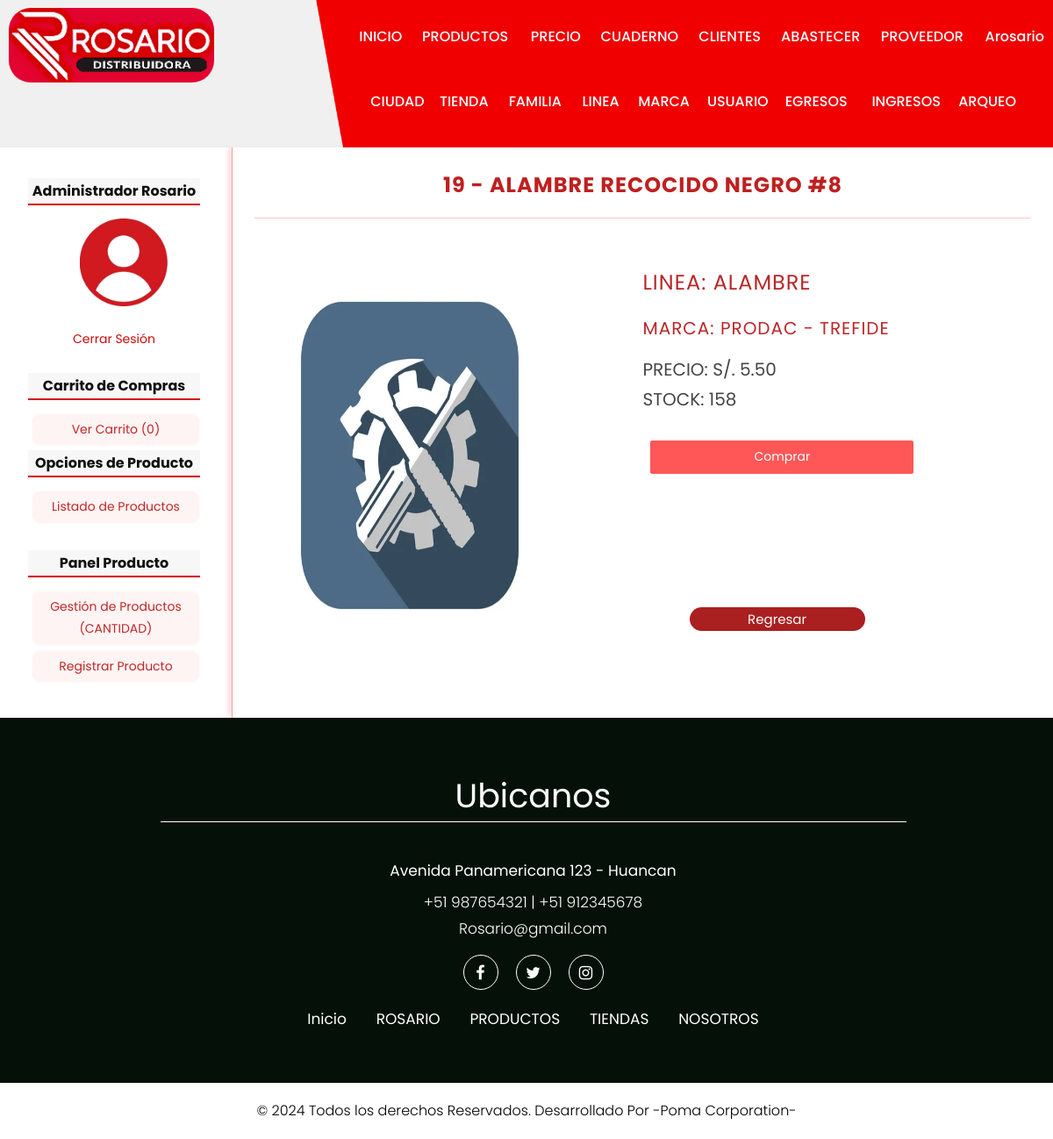
Page /producto/ver&id=19 (signed in) on the earlier database version.
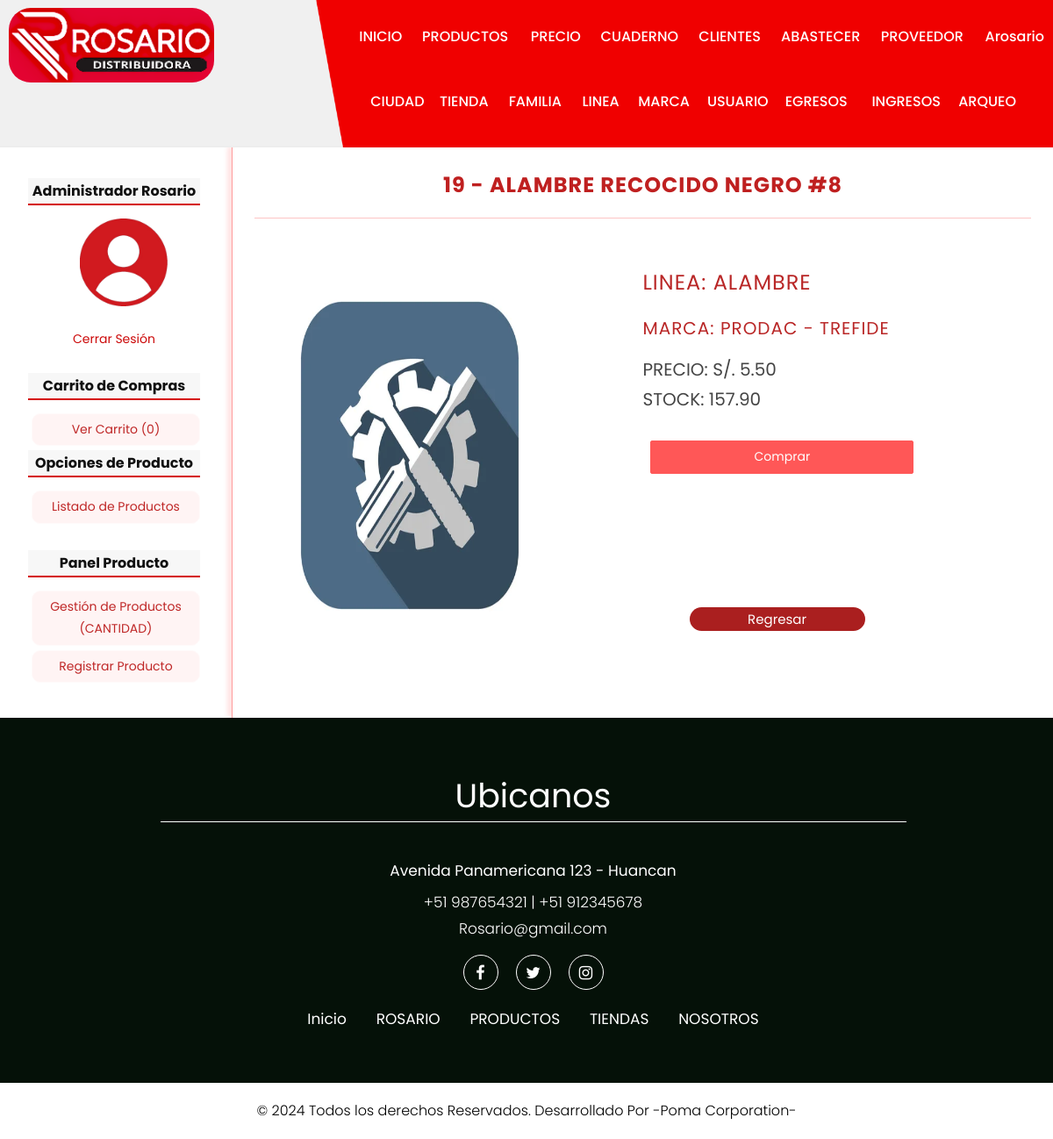
Same page on the later database version.
### tables this page shows
CREATE TABLE producto(
id              INT(255) AUTO_INCREMENT NOT NULL,
id_tienda       INT(255) NOT NULL,
id_familia      INT(255) NOT NULL,
id_linea        INT(255) NOT NULL,
id_marca        INT(255) NOT NULL,
id_descuento    INT(255) NOT NULL,
codigo          char(6),
nombre          VARCHAR(150) NOT NULL,
medida          VARCHAR(100) NOT NULL,
cantidad        FLOAT(100,2) NOT NULL,
paquete         INT(100),
imagen          VARCHAR(255),
preciob         FLOAT(100,2),
preciof         FLOAT(100,2),
precioc         FLOAT(100,2),
est             CHAR(1) NOT NULL,
CONSTRAINT pk_producto PRIMARY KEY(id),
CONSTRAINT fk_producto_tienda FOREIGN KEY(id_tienda) REFERENCES tienda(id),
CONSTRAINT fk_producto_familia FOREIGN KEY(id_familia) REFERENCES familia(id),
CONSTRAINT fk_producto_linea FOREIGN KEY(id_linea) REFERENCES linea(id),
CONSTRAINT fk_producto_marca FOREIGN KEY(id_marca) REFERENCES marca(id),
CONSTRAINT fk_producto_descuento FOREIGN KEY(id_descuento) REFERENCES descuento(id)
);

CREATE TABLE linea(
id              INT(255) AUTO_INCREMENT NOT NULL,
nombre          VARCHAR(150) NOT NULL,
est             char(1) NOT NULL,
CONSTRAINT pk_linea PRIMARY KEY(id)
);

CREATE TABLE marca(
id              INT(255) AUTO_INCREMENT NOT NULL,
nombre          VARCHAR(150) NOT NULL,
est             char(1) NOT NULL,
CONSTRAINT pk_marca PRIMARY KEY(id)
);

### helpers/utils.php (called while the page is built, shortened)
<?php
class Utils{
    public static function statsCarrito(){
        $stats = array(
            'count' => 0.00,
            'total' => 0.00
        );
        return $stats;
    }
}
?>

### config/db.php (called while the page is built)
<?Php
Class Database{
    public static function connect(){
        $db = new mysqli('localhost', 'root', '', 'ferr_ros_h');
        $db->query("SET NAMES 'utf8'");
        return $db;
    }
}
?>

### models/producto.php (called while the page is built, shortened)
<?Php
class producto{
    private $id;
    private $db;
    public function __construct(){
        $this->db = Database::connect();
    }
    function getId(){
        return $this->id;
    }
    function setId($id){
        $this->id = $id;
    }
    public function getOnever(){
        $sql = "SELECT p.id, p.nombre, p.medida, p.imagen, p.preciob, p.cantidad, l.nombre as 'linea', m.nombre as 'marca' FROM producto p "
                . "INNER JOIN linea l ON l.id = p.id_linea "
                . "INNER JOIN marca m ON m.id = p.id_marca "
                . "WHERE p.id = {$this->getId()};";
        $producto = $this->db->query($sql);
        return $producto->fetch_object();
    }
}
?>

### views/producto/verpr.php (the view)
<?Php if(isset($product)): ?>
    <h1><?=$product->id?> - <?=$product->nombre?> <?=$product->medida?></h1>
    <div id="detail-product">
        <div class="image">
            <?Php if($product->imagen != null): ?>
                <img src="<?=base_url?>uploads/images/<?=$product->imagen?>" alt="" />
            <?Php else: ?>
                <img src="<?=base_url?>assets/images/ferre.jpg"  alt="" />
            <?Php endif; ?>
        </div>
        <div class="data">
            <h2 style="text-align: left; margin-left:-20px; margin-top:15px;">LINEA: <?=$product->linea?></h2>
            <h3 style="text-align: left; margin-left:-20px; margin-top:-40px;">MARCA: <?=$product->marca?></h3>
            <p class="price" style="margin-top:-20px;"><b>PRECIO: S/. <?=$product->preciob?></b></p>
            <p class="price" style="margin-top:5px;"><b>STOCK: <?=$product->cantidad?></b></p>
            <br>
            <a href="<?=base_url?>carrito/add&id=<?=$product->id?>" class="button blista">Comprar</a>
            <br><br><br><br><br><br>
            <a href="<?=base_url?>producto/index" class="button extrae-colort" style="width:200px;" >Regresar</a>
        </div>
    </div>
<?Php else: ?>
    <h1>El producto no existe</h1>
<?Php endif; ?>

### index.php (shortened to what this page needs)
<?Php
require_once 'config/db.php';
require_once 'helpers/utils.php';
if(isset($_GET['controller'])){
   $nombre_controlador = $_GET['controller'].'controller';
   require_once 'views/layout/header.php';
   require_once 'views/layout/sidebar.php';
}elseif(!isset($_GET['controller']) && !isset($_GET['action'])){
   $nombre_controlador = controller_default;
   require_once 'views/layout/header.php';
}else{
   show_error();
   exit();
}
if(class_exists($nombre_controlador)){
   $controlador = new $nombre_controlador();
   if(isset($_GET['action']) && method_exists($controlador, $_GET['action'])){
      $action = $_GET['action'];
      $controlador->$action();
   }elseif(!isset($_GET['controller']) && !isset($_GET['action'])){
      $action_default = action_default;
      $controlador->$action_default();
   }else{
      show_error();
   }
}else{
   show_error();
}
require_once 'views/layout/footer.php';
?>

### views/layout/header.php (shortened to what this page needs)
<!DOCTYPE html>
<html lang="en">
<head>
    <link rel="stylesheet" href="<?=base_url?>assets/css/bootstrap.min.css">
    <link rel="stylesheet" href="<?=base_url?>assets/css/style.css">
    <link rel="stylesheet" href="<?=base_url?>assets/css/responsive.css">
    <link rel="stylesheet" href="<?=base_url?>assets/css/jquery.mCustomScrollbar.min.css">
    <link rel="stylesheet" href="https://netdna.bootstrapcdn.com/font-awesome/4.0.3/css/font-awesome.css">
    <link rel="stylesheet" href="https://cdnjs.cloudflare.com/ajax/libs/font-awesome/4.7.0/css/font-awesome.min.css">
    <link rel="stylesheet" href="<?=base_url?>assets/css/owl.carousel.min.css">
    <link rel="stylesheet" href="<?=base_url?>assets/css/owl.theme.default.min.css">
    <link rel="stylesheet" href="https://cdnjs.cloudflare.com/ajax/libs/fancybox/2.1.5/jquery.fancybox.min.css" media="screen">
</head>
<body class="main-layout ">
    <header>
        <div class="header">
            <div class="container">
                <div class="row">
                    <div class="col-xl-3 col-lg-3 col-md-3 col-sm-3 col logo_section">
                        <div class="full">
                            <div class="center-desk">
                                <div class="logo">
                                    <a href="<?=base_url?>"><img src="<?=base_url?>assets/images/logo.png" alt="#" style="border-radius: 25px; margin-left: -15px; margin-top: -12px;"></a>
                                </div>
                            </div>
                        </div>
                    </div>
                    <div class="col-xl-9 col-lg-9 col-md-9 col-sm-9">
                        <div class="menu-area">
                            <div class="limit-box">
                                <nav class="main-menu">
                                    <?Php if (isset($_SESSION['admin'])): ?>
                                        <ul class="menu-area-main">
                                            <li class="active" style="width: 68px;"><a href="<?=base_url?>">INICIO</a> </li>
                                            <li style="width: 120px;"><a href="<?=base_url?>producto/index">PRODUCTOS</a></li>
                                            <li style="width: 76px;"><a href="<?=base_url?>precio/tabla">PRECIO</a></li>
                                            <li style="width: 108px;"><a href="<?=base_url?>cuaderno/registroscuaderno">CUADERNO</a></li>
                                            <li style="width: 90px;"><a href="<?=base_url?>cliente/gestion">CLIENTES</a> </li>
                                            <li style="width: 110px;"><a href="<?=base_url?>abastecer/index">ABASTECER</a> </li>
                                            <li style="width: 115px;"><a href="<?=base_url?>proveedor/gestion">PROVEEDOR</a> </li>
                                            <li><a href="<?=base_url?>usuario/logini"><?=$_SESSION['identity']->usuariof?></a> </li>
                                        </ul>
                                        <ul style="margin-left: -20px;" class="menu-area-main">
                                            <li style="width: 75px;"><a href="<?=base_url?>ciudad/gestion">CIUDAD</a></li>
                                            <li style="width: 75px;"><a href="<?=base_url?>tienda/gestion">TIENDA</a></li>
                                            <li style="width: 80px;"><a href="<?=base_url?>familia/gestion">FAMILIA</a> </li>
                                            <li style="width: 60px;"><a href="<?=base_url?>linea/gestion">LINEA</a> </li>
                                            <li style="width: 75px;"><a href="<?=base_url?>marca/gestion">MARCA</a> </li>
                                            <li style="width: 85px;"><a href="<?=base_url?>usuario/gestion">USUARIO</a></li>
                                            <li style="width: 95px;"><a href="<?=base_url?>egreso/gestion">EGRESOS</a></li>
                                            <li style="width: 95px;"><a href="<?=base_url?>ingreso/gestion">INGRESOS</a></li>
                                            <li style="width: 95px;"><a href="<?=base_url?>arqueo/index">ARQUEO</a></li>
                                        </ul>
                                    <?Php endif; ?>
                                </nav>
                            </div>
                        </div>
                    </div>
                </div>
            </div>
        </div>
    </header>

### views/layout/sidebar.php (shortened to what this page needs)
<div id="content">
    <aside id="lateral">
        <div class="block_aside">
            <?Php if(!isset($_SESSION['identity'])): ?>
                <h3>Ferretería Rosario Huancan</h3>
                <div>
                    <a href="<?=base_url?>"><img style="height: 500px; width: 300px; border: 1px solid rgb(191, 39, 39);" src="<?=base_url?>assets/images/Lateral2.jpg"/></a>
                </div>
            <?Php else: ?>
                <h3><?=$_SESSION['identity']->nombre?> <?=$_SESSION['identity']->apellidos?></h3>
                <?Php if($_SESSION['identity']->imagen != null): ?>
                    <div>
                        <a href="<?=base_url?>usuario/logini"><img style="height: 100px; width: 100px; margin-left: 30%; border-radius: 40%;" src="<?=base_url?>uploads/images/<?=$_SESSION['identity']->imagen?>"/></a>
                    </div>
                    <br>
                    <div class="enlaces">
                        <li><a class="separa" href="<?=base_url?>usuario/logout">Cerrar Sesión</a></li>
                    </div>
                <?Php else: ?>
                    <div>
                        <a href="<?=base_url?>usuario/logini"><img style="height: 100px; width: 100px; margin-left: 30%;" src="<?=base_url?>assets/images/fotop.png"/></a>
                    </div>
                    <br>
                    <div class="enlaces">
                        <li><a class="separa" href="<?=base_url?>usuario/logout">Cerrar Sesión</a></li>
                    </div>
                <?Php endif; ?>
            <?Php endif; ?>
                    <br>
            <?Php if(isset($_GET['controller'])): ?>
                <?Php $nombre_controlador = $_GET['controller'].'controller'; ?>
                <h3>Carrito de Compras</h3>
                <?php $stats = Utils::statsCarrito();?>
                <li><a class="button separa" href="<?=base_url?>carrito/index">Ver Carrito (<?=$stats['count']?>)</a></li>
                    <?Php if($nombre_controlador == "productocontroller"): ?>
                        <?Php if(isset($_SESSION['identity'])): ?>
                            <h3>Opciones de Producto</h3>
                            <li><a class="button separa" href="<?=base_url?>producto/index">Listado de Productos</a></li>
                            <br>
                        <?Php endif;?>
                        <?Php if(isset($_SESSION['admin'])): ?>
                            <h3>Panel Producto</h3>
                            <li><a class="button separa" href="<?=base_url?>producto/gestion">Gestión de Productos (CANTIDAD)</a></li>
                            <li><a class="button separa" href="<?=base_url?>producto/registro">Registrar Producto</a></li>
                        <?Php endif;?>
                    <?Php elseif( $nombre_controlador == "proveedorcontroller"): ?>
                        <h3>Panel Proveedor</h3>
                        <li><a class="button separa" href="<?=base_url?>proveedor/registro">Registrar Proveedor</a></li>
                        <li><a class="button separa" href="<?=base_url?>proveedor/gestion">Gestión de Proveedores</a></li>
                    <?Php elseif( $nombre_controlador == "carritocontroller"): ?>
                    <?Php elseif( $nombre_controlador == "egresocontroller"): ?>
                            <h3>Panel Egresos</h3>
                            <li><a class="button separa" href="<?=base_url?>egreso/registro">Registrar Egreso de Caja Chica</a></li>
                            <li><a class="button separa" href="<?=base_url?>egreso/gestion">Gestión Egresos de Caja Chica</a></li>
                    <?Php else: ?>
                        <h1>Seguimos probando</h1>
                    <?Php endif;?>
            <?Php else: ?>
                <?Php show_error(); ?>
            <?Php endif;?>
        </div>
    </aside>
    <div id="central">

### controllers/ProductoController.php (shortened to what this page needs)
<?Php
require_once 'models/producto.php';
Class productoController{
    public function ver(){
        if(isset($_GET['id'])){
            $id = $_GET['id'];
            $producto = new Producto();
            $producto->setId($id);
            $product = $producto->getOnever();
            require_once 'views/producto/verpr.php';
        }
    }
}
?>

### views/layout/footer.php (shortened to what this page needs)
        </div>
    </div>
        <footer>
            <div id="contact" class="footer">
                <div class="container">
                    <div class="row pdn-top-30">
                        <div class="col-md-12 ">
                            <div class="footer-box">
                                <div class="headinga">
                                    <h3>Ubicanos</h3>
                                    <span>Avenida Panamericana 123 - Huancan</span>
                                    <p>+51 987654321 | +51 912345678
                                        <br>Rosario@gmail.com</p>
                                </div>
                                <ul class="location_icon">
                                    <li> <a href="https://web.facebook.com/profile.php?id=61555824634201" target="_blank"><i class="fa fa-facebook-f"></i></a></li>
                                    <li> <a href="#"><i class="fa fa-twitter"></i></a></li>
                                    <li> <a href="#"><i class="fa fa-instagram"></i></a></li>
                                </ul>
                                <div class="menu-bottom">
                                    <ul class="link">
                                        <li> <a href="#">Inicio</a></li>
                                        <li> <a href="#rosario">ROSARIO</a></li>
                                        <li> <a href="#productos">PRODUCTOS</a></li>
                                        <li> <a href="#tiendas">TIENDAS</a></li>
                                        <li> <a href="#nosotros">NOSOTROS</a></li>
                                    </ul>
                                </div>
                            </div>
                        </div>
                    </div>
                </div>
                <div class="copyright">
                    <div class="container">
                        <p>© 2024 Todos los derechos Reservados. Desarrollado Por <a href="https://html.design/">-Poma Corporation-</a></p>
                    </div>
                </div>
            </div>
        </footer>
    </body>
</html>

Differences in the rows shown:
changed producto "ALAMBRE RECOCIDO NEGRO": cantidad "158" → "157.90"
